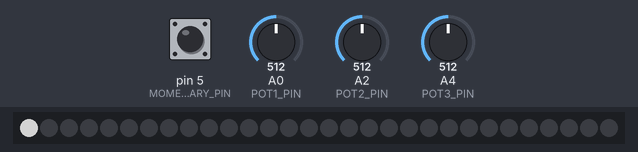
A sketch run on a simulated Arduino Uno, built with avr-gcc and run on an emulated ATmega328P. Parts: 30 RGB LEDs in strip order, left to right. Inputs (shaded band) come from the test bench; at power-on: A0 (POT1_PIN) = 512, pin 5 (MOMENTARY_PIN) HIGH, A2 (POT2_PIN) = 512, A4 (POT3_PIN) = 512. Dim RGB values are drawn brighter than linear.

Above: at 0.16 s.
At 2.6 s:
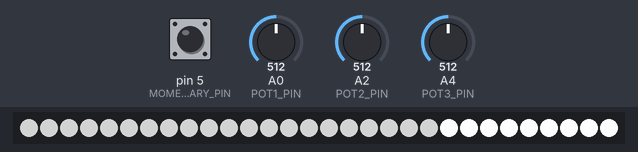
2.7 s: A0 (POT1_PIN) set to 716
At 4.86 s:
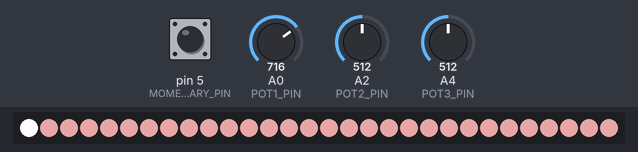
6.5 s: pin 5 (MOMENTARY_PIN) pulled LOW for 2.2 s
10.2 s: A2 (POT2_PIN) set to 716
12.7 s: A4 (POT3_PIN) set to 306
15.2 s: A0 (POT1_PIN) set to 511
17.7 s: A4 (POT3_PIN) set to 511
Timing chart, 0 to 20.7 s (numbered marks = the images above; inputs shaded):
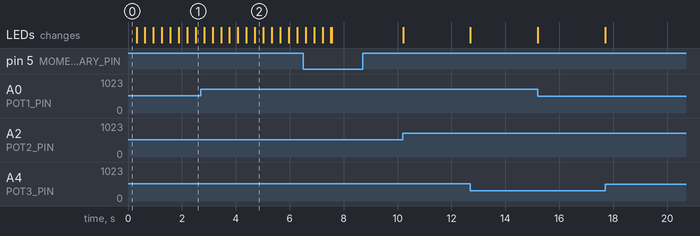

The sketch:

leds.ino
```cpp
#include <Adafruit_NeoPixel.h>

/** First Pot (Red) */
#define POT1_PIN 0

/** Second Pot (Green) */
#define POT2_PIN 2

/** Third Pot (Blue) */
#define POT3_PIN 4

/** Pushbutton to cycle animations */
#define MOMENTARY_PIN 5

/** Info to strip */
#define PIXEL_PIN 6

/** Number of LEDs on strip */
#define PIXELS 30

/** Maximum value from Pot */
#define POT_MAX 1023.0

/** Initializing strip object */
Adafruit_NeoPixel strip = Adafruit_NeoPixel( PIXELS, PIXEL_PIN );

/** Old State for reading pushbutton */
int oldState = HIGH;

/** Value for switch case */
int style = 0;

/** Color to be read */
uint32_t c1;

void setup() {
  pinMode( MOMENTARY_PIN, INPUT_PULLUP );
  strip.begin();
  strip.show();
  c1 = strip.Color( 255, 255, 255 );
}

void loop() {
  //Read from Pots
  c1 = getStripColor();

  //Current state of push button
  int momState = digitalRead( MOMENTARY_PIN );

  //Seeing if button was pushed
  if ( momState == LOW && oldState == HIGH ) {
    delay( 20 );
    momState = digitalRead( MOMENTARY_PIN );
    if ( momState == LOW ) {
      //Change style number
      style++;
      //clearStrip();
      if ( style > 3 ) {
        style = 0;
      }
      //Chnage style
      styleSwitch( style, c1 );
    }
  } else {
    //Keep same style
    styleSwitch( style, c1 );
  }
  //Update old state
  oldState = momState;

}

/**
 * Used to read potentiometers to change color
 *
 * @return updated color
 */
uint32_t getStripColor() {
  int r = 0;
  int g = 0;
  int b = 0;

  double red = 0;
  double green = 0;
  double blue = 0;

  //Use Pot value as a percent and multiply by max color val (255)
  red = 255.0 * ( analogRead( POT1_PIN ) / POT_MAX );
  green = 255 * ( analogRead( POT2_PIN ) / POT_MAX );
  blue = 255 * ( analogRead( POT3_PIN ) / POT_MAX );
  //Cast doubles to ints
  r = (int)red;
  g = (int)green;
  b = (int)blue;

  return strip.Color( r, g, b );
}

/**
 * Call animations based on style val
 *
 * @param
 *      Stlye val
 * @param
 *      Color read from pots
 * @param
 *      White
 */
void styleSwitch( int s, uint32_t c1 ) {
  switch(s) {
    case 0:
            white( c1 );
            break;
    case 1:
            solid ( c1 );
            break;
    case 2:
            middle( c1 );
            break;
    case 3:
            fill( c1 );
            break;
  }
}

/**
 * Set strip colors to 0
 */
void clearStrip() {
  for ( int i = 0; i < PIXELS; i++ ) {
    strip.setPixelColor(i, 0);
  }
}

/**
 * Alternates filling strip with Pot color
 * and white.
 *
 * @param
 *      Color from pots
 */
void white( uint32_t c1 ) {
  uint8_t wait = 30;
  //Fill with Pot color
  for ( int i = 0; i < PIXELS; i++ ) {
    strip.setPixelColor( i, c1 );
    strip.show();
    delay( wait );
  }
  //Fill with white
  for ( int i = 0; i < PIXELS; i++ ) {
    strip.setPixelColor( i, strip.Color( 255, 255, 255 ) );
    strip.show();
    delay( wait );
  }
}

/**
 * Strip shows a solid color, no effects
 *
 * @param
 *      Color from pots
 */
void solid( uint32_t c ) {
  for ( int i = 0; i < PIXELS; i++ ) {
    strip.setPixelColor( i, c );
  }
  strip.show();
}

/**
 * Color starts at middle of strip and fans out and
 * then back in.
 *
 * @param
 *      Color from pots
 */
void middle( uint32_t c1 ) {
  uint8_t wait = 50;
  //Start and middle and fan out in both directions
  for ( int i = 14; i >= 0; i-- ) {
    strip.setPixelColor( i, c1 );
    strip.setPixelColor( 15 + ( 14 - i ), c1 );
    strip.show();
    delay( wait );
  }
  //Turn pixels off, starting at each end of the strip
  for ( int i = 0; i < 15; i++ ) {
    strip.setPixelColor( i, 0 );
    strip.setPixelColor( 29 - i, 0 );
    strip.show();
    delay( wait );
  }
}

/**
 * Fills one pixel at a time from end to end
 *
 * @param
 *      Color from pots
 */
void fill( uint32_t c1 ) {
  uint8_t wait = 65;
  //Set pixel to color values
  for ( int i = 0; i < PIXELS; i++ ) {
    strip.setPixelColor( i, c1 );
    strip.show();
    delay(wait);
  }
  //Clear pixels
  for ( int i = 0; i < PIXELS; i++ ) {
    strip.setPixelColor( i, 0 );
    strip.show();
    delay(wait);
  }
}
```

Measured:
- after the input at 2.7 s, the LEDs: first differ from a run without the input after 1.4 s (image 2 shows a later state)
